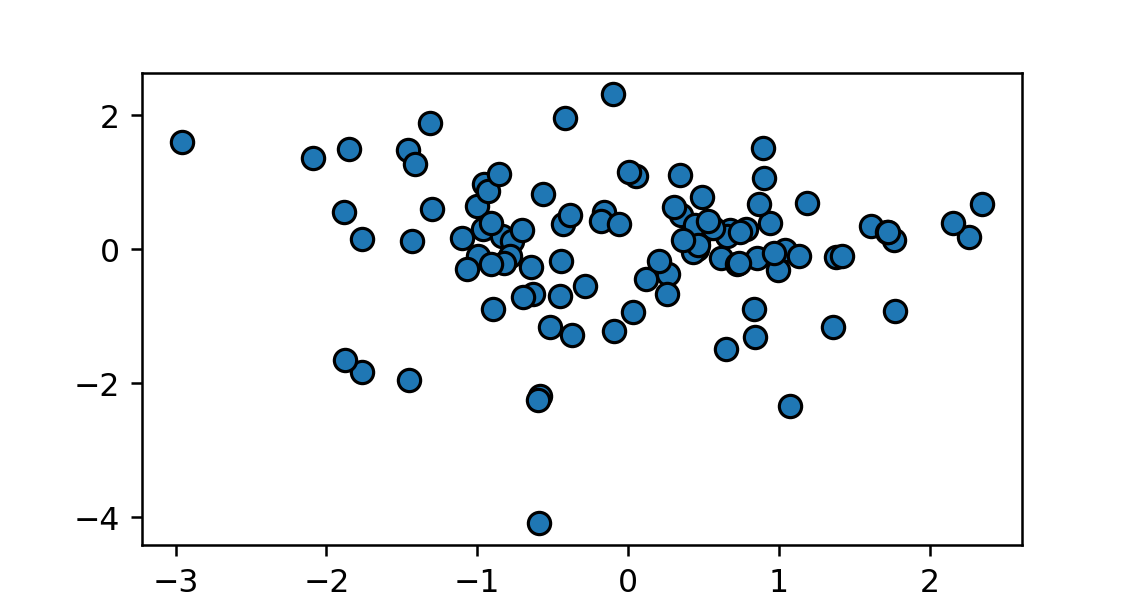

This chart was generated by the following Python code:
import matplotlib as mpl
import matplotlib.pyplot as plt
import numpy as np

data1, data2, data3, data4 = np.random.randn(4, 100)  # make 4 random data sets

fig, ax = plt.subplots(figsize=(5, 2.7))
ax.scatter(data1, data2, s=50, facecolor='C0', edgecolor='k')

plt.show()
# plt.savefig("06-graphics_color.png", dpi=227)
